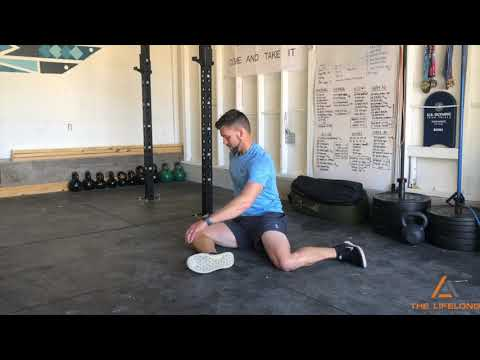
#> input picture howto-pipeline/concepts/pose_refs/9090.jpg, 480 x 360 px
$ python -i postprocess.py   (imports and definitions only)
#> lines starting #> are read from the running program, lines starting #| are printed output that depends on the picture
#> further down, picture is the input picture: PIL image 480x360 RGB; mean R, G, B 97.8, 95.4, 92.8
"""Deterministic finishing for how-to images (v2 pipeline).

The image model is only asked for the two stacked panels (bodies, equipment,
muscle tint). Everything that has a fixed house style is drawn here in code so
it can never fail: canvas size, divider line, outlined number badges, arrow.

Usage:
  python3 postprocess.py <in.png> <out.png>            # v2 image, no badges/arrow drawn by the model
  python3 postprocess.py --scrub-badges <in> <out>     # legacy image: paint over the model's own badges first
"""
import sys
from PIL import Image, ImageDraw, ImageFont, ImageStat

W, H = 1696, 2528            # house canvas (matches the 140 live images)
BG = (233, 230, 225)         # house light-grey background
INK = (58, 58, 60)           # dark grey for badges + arrow
FONT = "/System/Library/Fonts/Helvetica.ttc"


# [12 lines left out: function find_divider, not called in this run]


def fit_canvas(im):
    """Scale to fit the house canvas without cropping. Padding repeats the image's own edge
    pixels, so it continues the render's background exactly instead of showing a different grey."""
    im = im.convert("RGB")
    s = min(W / im.width, H / im.height)
#> s = 3.53
    im = im.resize((round(im.width * s), round(im.height * s)), Image.LANCZOS)
    c = Image.new("RGB", (W, H), BG)
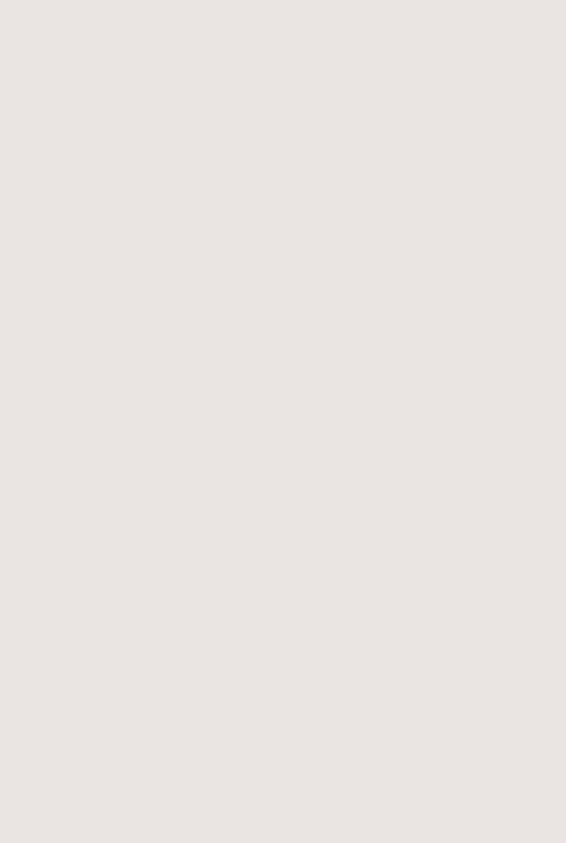
#> c: PIL image 1696x2528 RGB (shown at 1/3 size); mean R, G, B 233, 230, 225
    x0, y0 = (W - im.width) // 2, (H - im.height) // 2
#> x0 = 0; y0 = 628
    c.paste(im, (x0, y0))
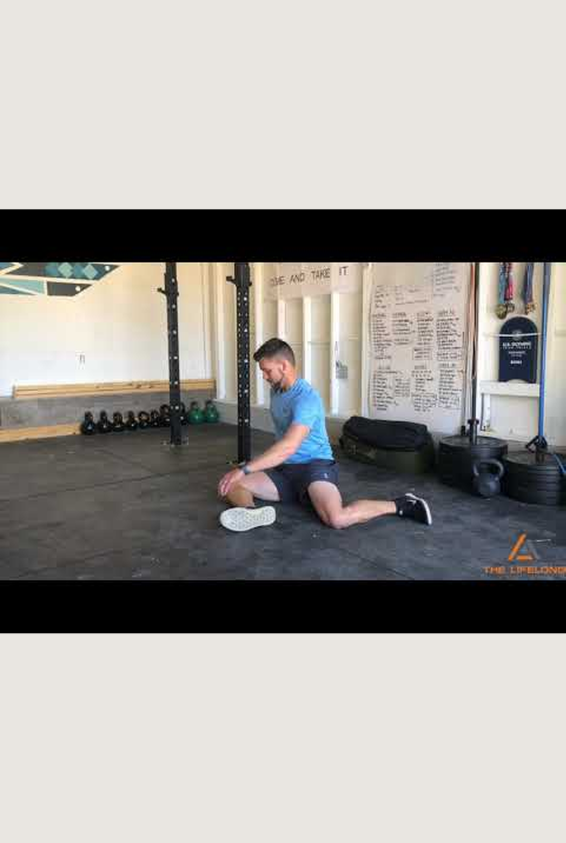
#> c: PIL image 1696x2528 RGB (shown at 1/3 size); mean R, G, B 165, 162.3, 158.5
    if x0 > 0:
        c.paste(im.crop((0, 0, 1, im.height)).resize((x0, im.height)), (0, y0))
        right = W - x0 - im.width
        c.paste(im.crop((im.width - 1, 0, im.width, im.height)).resize((right, im.height)), (x0 + im.width, y0))
    if y0 > 0:
        c.paste(c.crop((0, y0, W, y0 + 1)).resize((W, y0)), (0, 0))
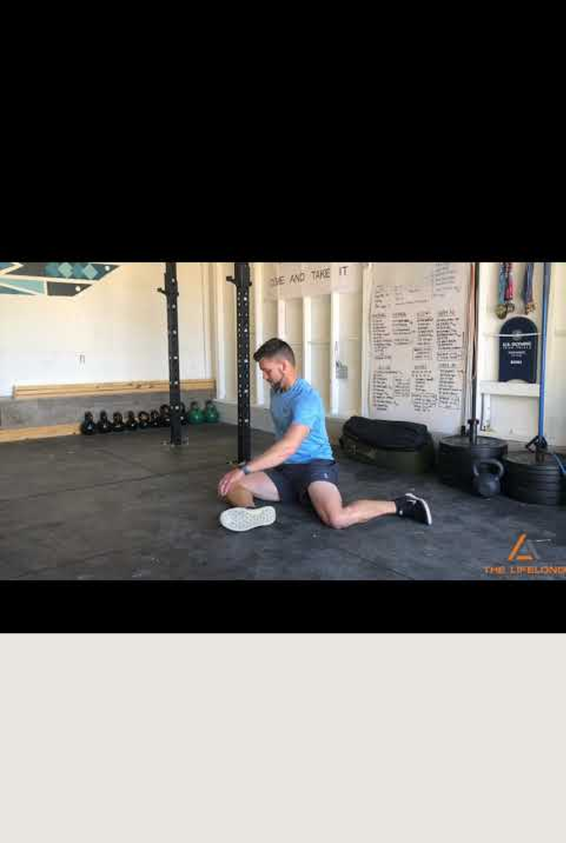
#> c: PIL image 1696x2528 RGB (shown at 1/3 size); mean R, G, B 107.1, 105.2, 102.6
        bottom = H - y0 - im.height
#> bottom = 628
        c.paste(c.crop((0, y0 + im.height - 1, W, y0 + im.height)).resize((W, bottom)), (0, y0 + im.height))
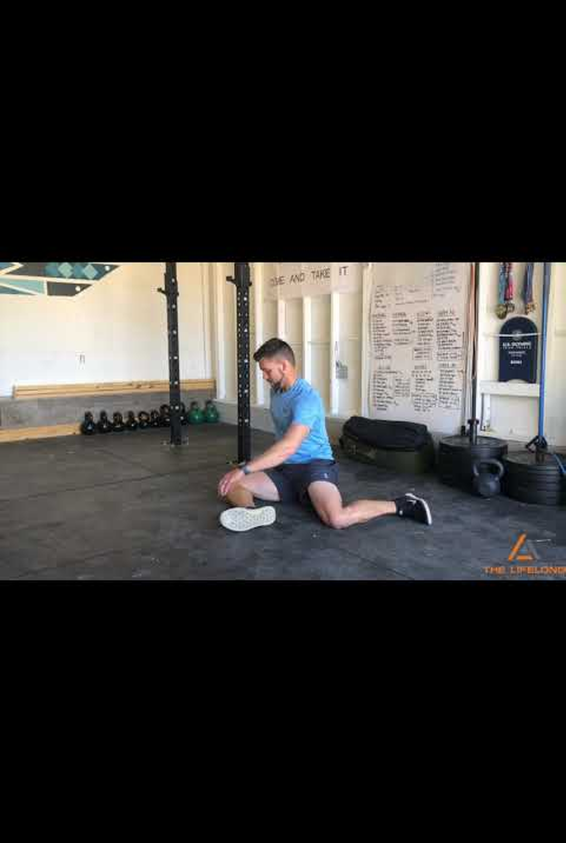
#> c: PIL image 1696x2528 RGB (shown at 1/3 size); mean R, G, B 49.2, 48, 46.7
    return c


# [40 lines left out: functions scrub_badges, fix_filled_badges, not called in this run]


def _bgish(p):
    r, g, b = p[:3]
    return min(r, g, b) > 150 and max(r, g, b) - min(r, g, b) < 22


# [69 lines left out: functions clean_corner, arrow_x, draw_finish, main, not called in this run]


# [2 lines not run here, left out]

>>> from PIL import Image
>>> picture = Image.open('pose_refs/9090.jpg')
>>> result = fit_canvas(picture)

$ run again, on howto-pipeline/concepts/pose_refs/ankle-press.jpg
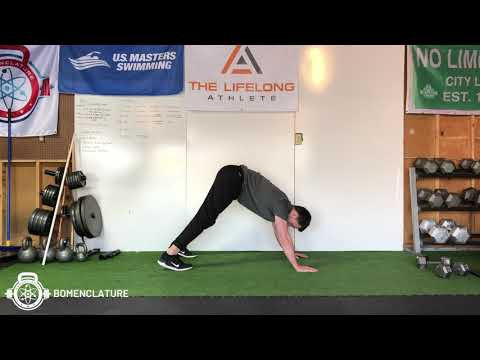
#> input picture howto-pipeline/concepts/pose_refs/ankle-press.jpg, 480 x 360 px
#> picture is the input picture: PIL image 480x360 RGB; mean R, G, B 112.5, 109.6, 100.9
#> in fit_canvas, `c.paste(c.crop((0, y0, W, y0 + 1)).resize((W, y0)), (0, 0))`:
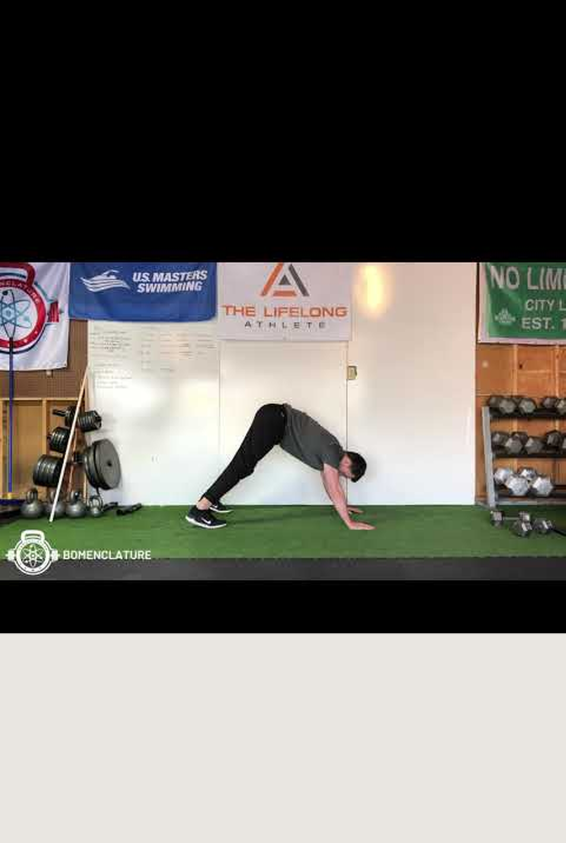
#> c: PIL image 1696x2528 RGB (shown at 1/3 size); mean R, G, B 114.5, 112.3, 106.7
#> in fit_canvas, `c.paste(c.crop((0, y0 + im.height - 1, W, y0 + im.height)).resize((W, ..`:
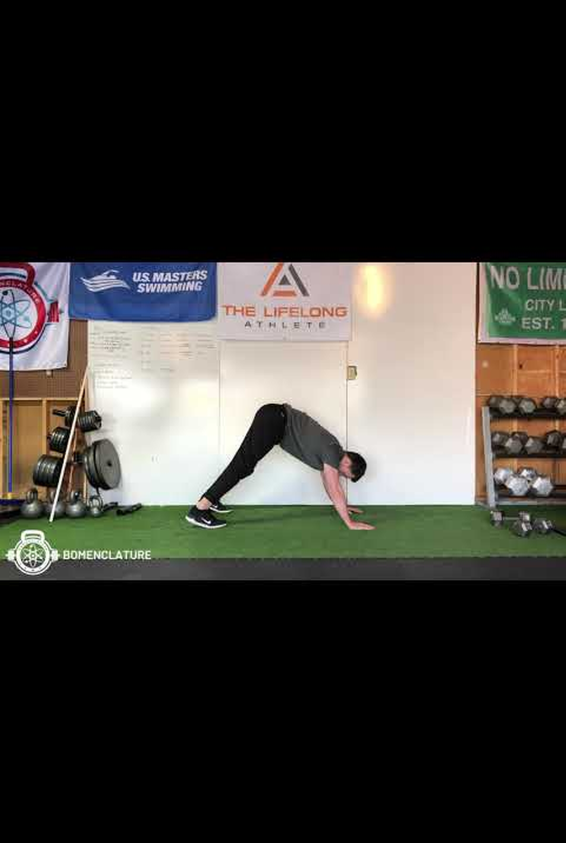
#> c: PIL image 1696x2528 RGB (shown at 1/3 size); mean R, G, B 56.6, 55.2, 50.8

$ run again, on howto-pipeline/concepts/pose_refs/brettzel.jpg
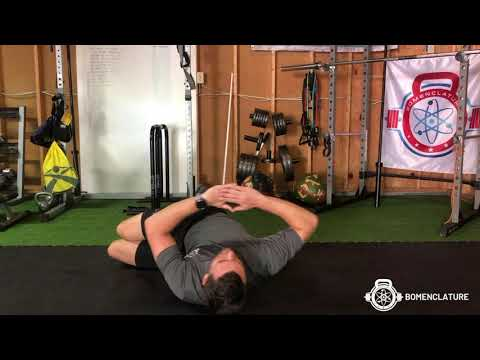
#> input picture howto-pipeline/concepts/pose_refs/brettzel.jpg, 480 x 360 px
#> picture is the input picture: PIL image 480x360 RGB; mean R, G, B 85, 69.1, 57.5
#> in fit_canvas, `c.paste(c.crop((0, y0, W, y0 + 1)).resize((W, y0)), (0, 0))`:
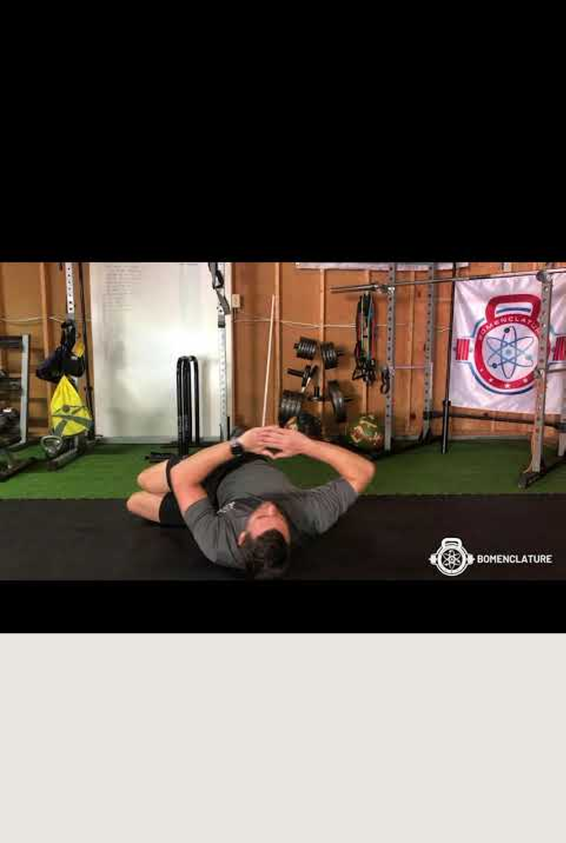
#> c: PIL image 1696x2528 RGB (shown at 1/3 size); mean R, G, B 100.6, 91.9, 84.9
#> in fit_canvas, `c.paste(c.crop((0, y0 + im.height - 1, W, y0 + im.height)).resize((W, ..`:
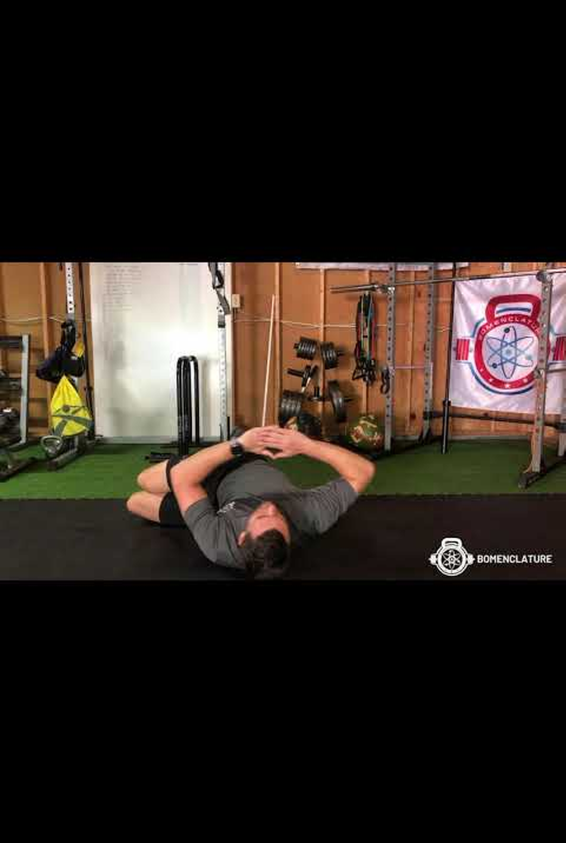
#> c: PIL image 1696x2528 RGB (shown at 1/3 size); mean R, G, B 42.8, 34.8, 29
